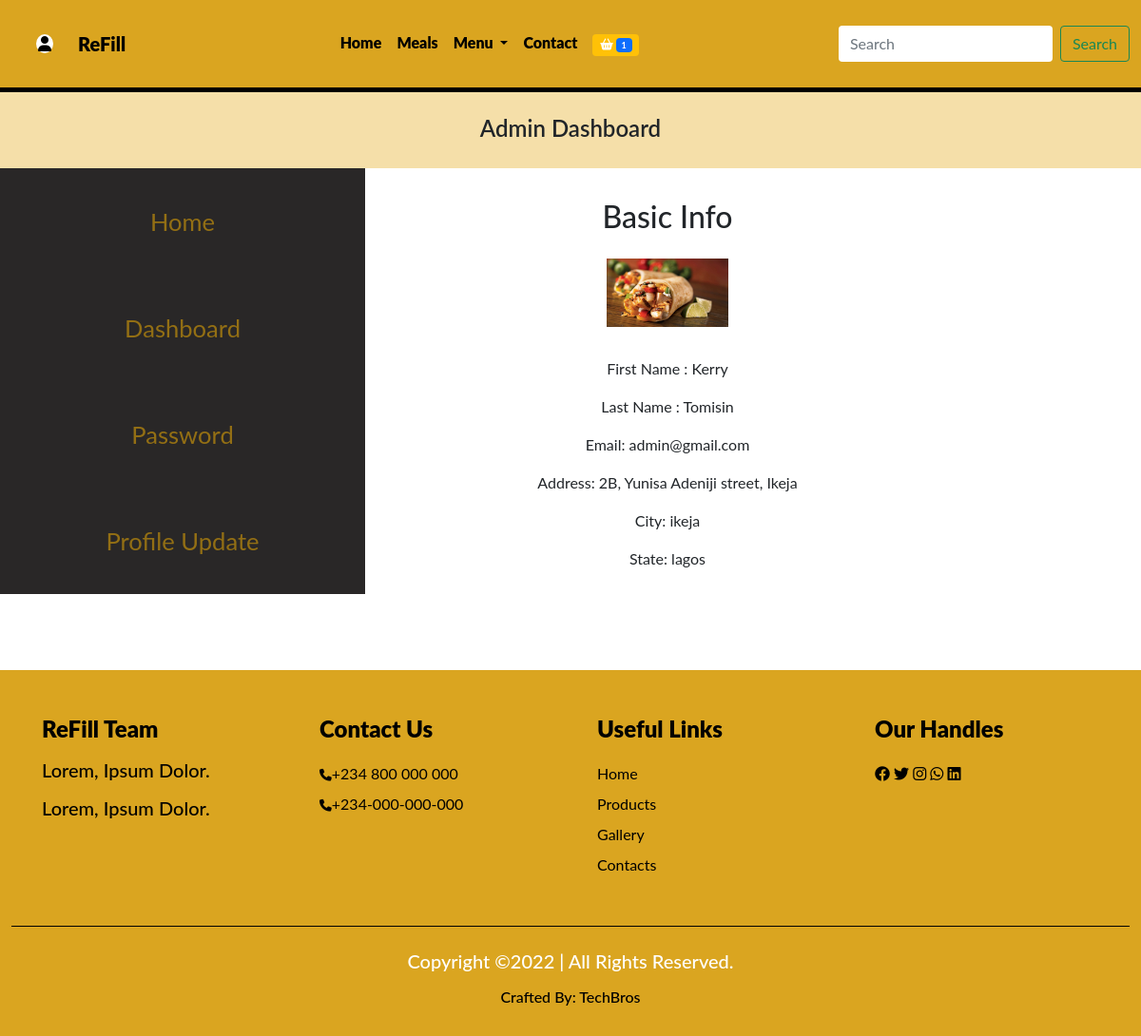
The app's page /profile (signed in) with its own data.
### dashboard/models.py (models this page shows, shortened)
class Profile(models.Model):
    user = models.OneToOneField(User, on_delete=models.CASCADE)
    first_name = models.CharField(max_length=250)
    last_name = models.CharField(max_length=250)
    email = models.EmailField(max_length=250)
    phone = models.CharField(max_length=20)
    address = models.CharField(max_length=250)
    city = models.CharField(max_length=250)
    state = models.CharField(max_length=250)
    profile_pix = models.ImageField(upload_to='dashboard', default='dashboard/avatar.jpg')

### techbro/views.py (the view)
# urls.py: path('profile', profile, name='profile'),
@login_required(login_url='signin')
def profile(request):
    profile_data = Profile.objects.get(user__username = request.user.username)
    context = {
        'profile_data':profile_data
    }
    return render(request, 'profile.html', context)

### techbro/context_processor.py (called while the page is built)
def cartcount(request):
    count = Shopcart.objects.filter(user__username = request.user.username, paid= False)
    itemcount = 0
    for item in count:
        itemcount += item.c_item
    context = {
        'itemcount': itemcount
    }
    return context

### techbro/templates/profile.html (shortened to what this page needs)
{% extends 'base.html' %}
{% block header %} {% include 'header.html' %}{% endblock header %}
{% block showcase %} {% include 'dash_banner.html' %} {% endblock showcase %}
{% block content %}
<section class="bigger">
  <div class="row text-center">
      {% include 'dash_sidebar.html' %}
      <div class="col-5 col-sm-6 col-md-3 col-lg-6 col-xl-6 base">
          <div class="basic">
              <div class="basicheader">
                  <h2>Basic Info</h2>
              </div>
              <div class="profileicon">
                  <img src="{{profile_data.profile_pix.url}}">
              </div>
              <div class="info">
                  <p>First Name : {{profile_data.first_name|title}}</p>
                  <p>Last Name  : {{profile_data.last_name|title}}</p>
                  <p>Email: {{profile_data.email}}</p>
                  <p>Address: {{profile_data.address}}</p>
                  <p>City: {{profile_data.city}}</p>
                  <p>State: {{profile_data.state}}</p>
              </div>
          </div>
      </div>
    </div>
</section>
{% endblock content %}
{% block footer %} {% include 'footer.html' %}{% endblock footer %}

### techbro/templates/dash_banner.html (shortened to what this page needs)
   <div class="dashhead">
    <h2>{{profile_data.user.username|title}} Dashboard</h2>
</div>

### techbro/static/css/dash.css (style rules this page uses)
* { box-sizing: border-box; margin: 0; padding: 0; }
.dashhead { background-color: rgb(245, 223, 169); height: 5rem; }
.dashhead h2 { font-size: 1.5rem; font-weight: 600; text-transform: capitalize; text-align: center; padding-top: 1.5rem; }
.basicheader h2 { font-size: 2rem; margin-top: 2rem; }
.profileicon img { width: 8rem; margin-top: 1rem; }
.basic .info { font-size: 1rem; margin-top: 2rem; }

### techbro/static/css/index.css (style rules this page uses)
* { margin: 0; padding: 0; box-sizing: border-box; }

### techbro/static/css/nedu.css (style rules this page uses)
* { padding: 0; margin: 0; box-sizing: border-box; }
:root { --body: white; --navbody: pink; --navbar: #0f0f0ffb; --text: #f8aa02; --navback: #003566; --moon: black; }
body { font-family: 'Lato', sans-serif; background: var(--body); }

### techbro/static/css/style.css (style rules this page uses)
* { margin: 0; padding: 0; box-sizing: border-box; }

### records on screen
Profile: user.username "Admin", profile_pix (picture), first_name "Kerry", last_name "Tomisin", email "admin@gmail.com", address "2B, Yunisa Adeniji street, Ikeja", city "ikeja", state "lagos"

### other values on screen
{{ itemcount }} "1"
